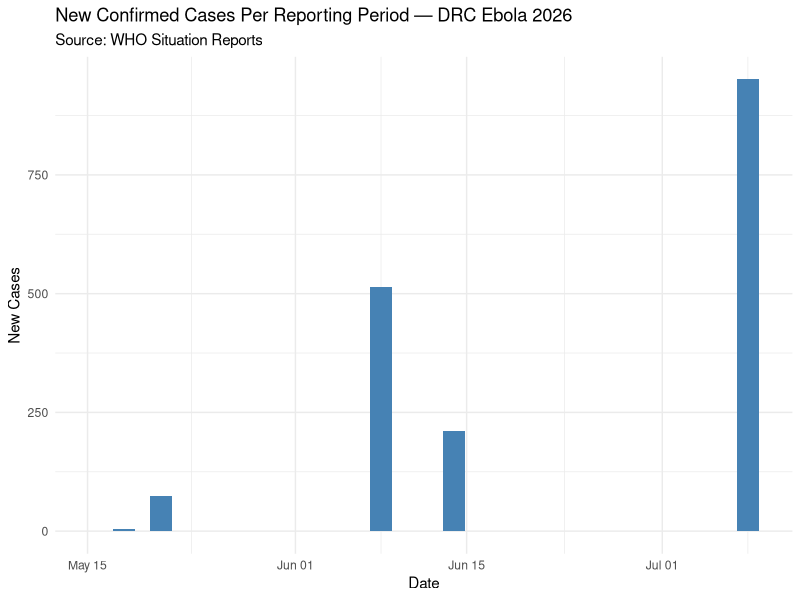
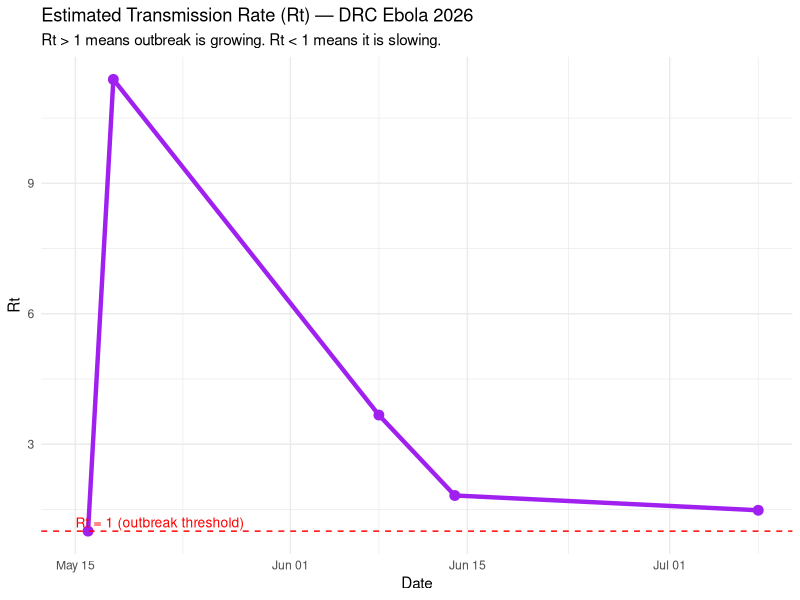
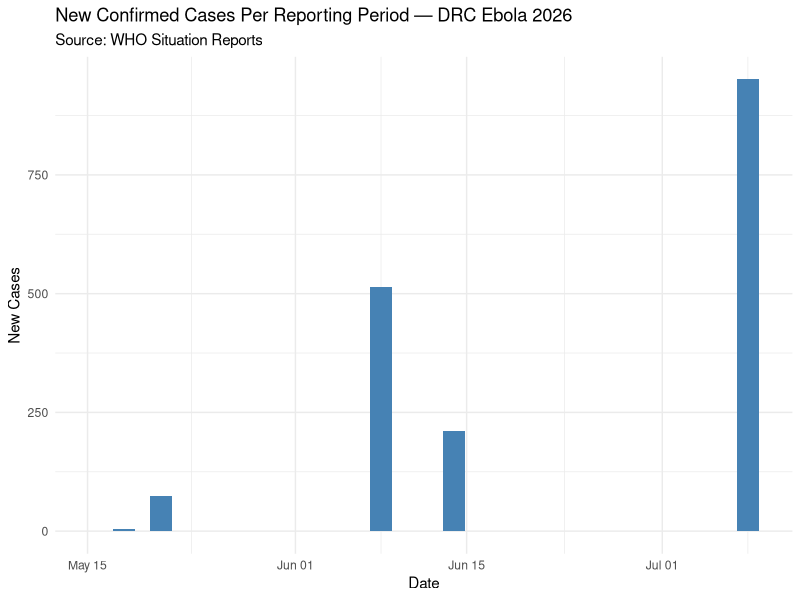
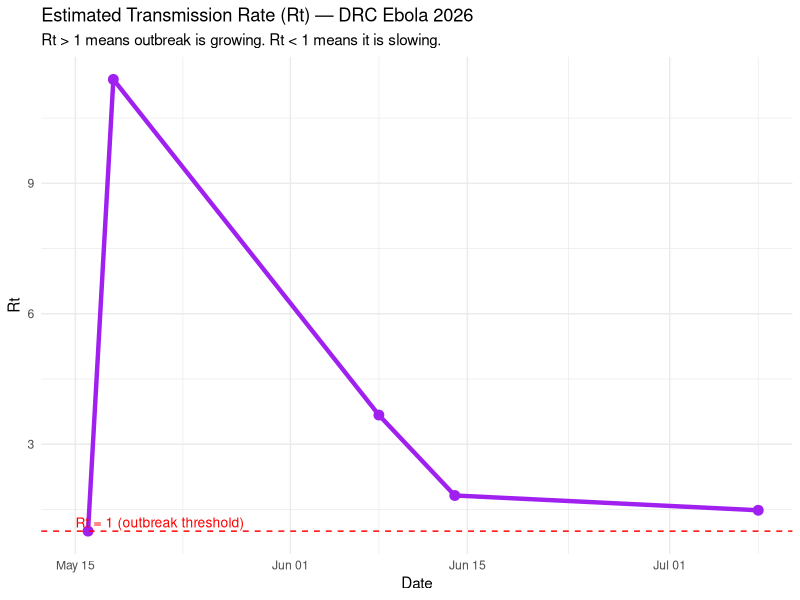

Reproduce these figures in R, in order.
# ============================================
# EBOLA DRC 2026 - Epidemic Modeling
# Author: Finho
# Date: June 2026
# Purpose: Model transmission rate (Rt) and
#          build a SIR epidemic model
# ============================================

library(tidyverse)

# Load clean data
ebola_data <- read.csv("data/clean/ebola_cases.csv")
ebola_data$date <- as.Date(ebola_data$date)

# ---- PART 1: Calculate Growth Rate ----
# How fast are cases doubling?
ebola_data <- ebola_data |>
    mutate(
        new_cases = confirmed_cases - lag(confirmed_cases),
        growth_rate = round((confirmed_cases / lag(confirmed_cases)), 2)
    )

print(ebola_data)

# ---- PART 2: Estimate Rt ----
# Rt = how many people does 1 infected person spread it to
# Bundibugyo serial interval = ~12 days (time between cases)
# Simple Rt estimate = growth rate ^ serial interval

serial_interval <- 12

ebola_data <- ebola_data |>
    mutate(Rt = round(growth_rate^(serial_interval / as.numeric(difftime(date, lag(date), units = "days"))), 2))

cat("\n--- Rt Estimates ---\n")
print(ebola_data %>% select(date, confirmed_cases, new_cases, Rt))

# ---- CHART 5: New Cases Per Reporting Period ----
ggplot(ebola_data |> filter(!is.na(new_cases)), aes(x = date, y = new_cases)) +
    geom_bar(stat = "identity", fill = "steelblue") +
    labs(
        title = "New Confirmed Cases Per Reporting Period — DRC Ebola 2026",
        subtitle = "Source: WHO Situation Reports",
        x = "Date",
        y = "New Cases"
    ) +
    theme_minimal()

ggsave("outputs/figures/05_new_cases.png", width = 10, height = 6)
cat("Chart 5 saved!\n")

# ---- CHART 6: Rt Over Time ----
ggplot(ebola_data |>
    filter(!is.na(Rt) & Rt < 20), aes(x = date, y = Rt)) +
    geom_line(color = "purple", linewidth = 1.5) +
    geom_point(color = "purple", size = 3) +
    geom_hline(yintercept = 1, linetype = "dashed", color = "red") +
    annotate("text",
        x = min(ebola_data$date, na.rm = TRUE),
        y = 1.2, label = "Rt = 1 (outbreak threshold)",
        hjust = 0, color = "red", size = 3.5
    ) +
    labs(
        title = "Estimated Transmission Rate (Rt) — DRC Ebola 2026",
        subtitle = "Rt > 1 means outbreak is growing. Rt < 1 means it is slowing.",
        x = "Date",
        y = "Rt"
    ) +
    theme_minimal()

ggsave("outputs/figures/06_rt.png", width = 10, height = 6)
cat("Chart 6 saved!\n")
